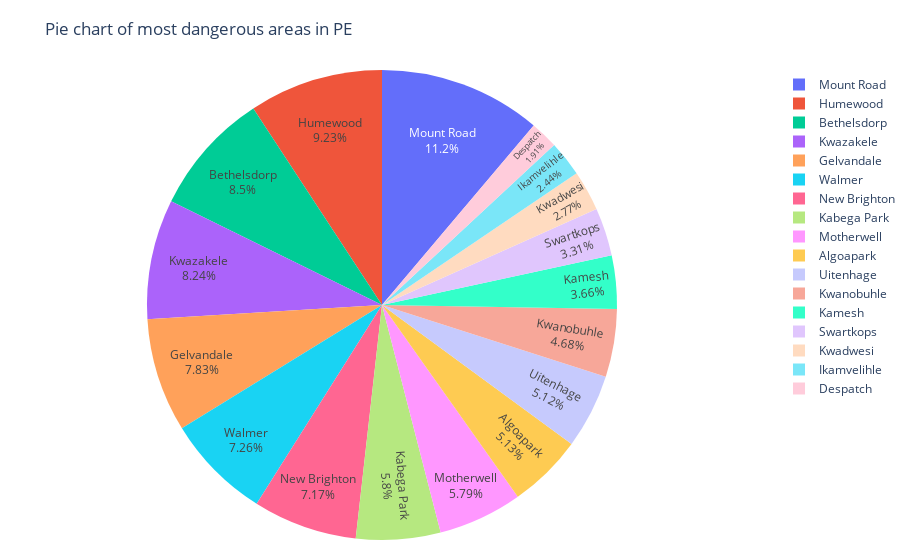

Here is the notebook cell this chart was saved with:
### Code cell
fig = px.pie(df_grouped, values='Crimes', names='Police Station', title='Pie chart of most dangerous areas in PE')
fig.update_layout(margin=dict(t=70, b=20, l=0, r=0))
fig.update_traces(textposition='inside', textinfo='percent+label')
fig.show()

### Figure 1 — Plotly figure (JSON) as saved in the notebook; plotly's stock layout.template omitted (floating-point values rounded to 4 significant figures)
{"data": [{"domain": {"x": [0, 1], "y": [0, 1]}, "hovertemplate": "Police Station=%{label}<br>Crimes=%{value}<extra></extra>", "labels": ["Algoapark", "Bethelsdorp", "Despatch", "Gelvandale", "Humewood", "Ikamvelihle", "Kabega Park", "Kamesh", "Kwadwesi", "Kwanobuhle", "Kwazakele", "Motherwell", "Mount Road", "New Brighton", "Swartkops", "Uitenhage", "Walmer"], "legendgroup": "", "name": "", "showlegend": true, "textinfo": "percent+label", "textposition": "inside", "type": "pie", "values": [31144, 51610, 11619, 47519, 56020, 14836, 35218, 22196, 16837, 28401, 50031, 35175, 67816, 43546, 20112, 31104, 44071]}], "layout": {"legend": {"tracegroupgap": 0}, "margin": {"b": 20, "l": 0, "r": 0, "t": 70}, "title": {"text": "Pie chart of most dangerous areas in PE"}}}
